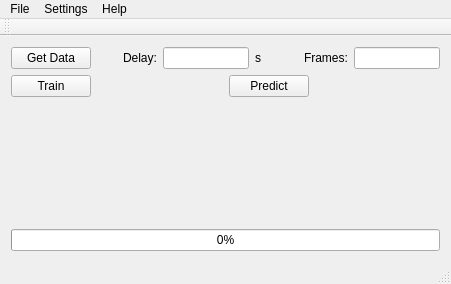
<?xml version="1.0" encoding="UTF-8"?>
<ui version="4.0">
 <class>MainWindow</class>
 <widget class="QMainWindow" name="MainWindow">
  <property name="geometry">
   <rect>
    <x>0</x>
    <y>0</y>
    <width>451</width>
    <height>284</height>
   </rect>
  </property>
  <property name="windowTitle">
   <string>HAR_APP v1.0</string>
  </property>
  <widget class="QWidget" name="centralWidget">
   <layout class="QVBoxLayout" name="verticalLayout">
    <item>
     <layout class="QHBoxLayout" name="horizontalLayout_4">
      <item>
       <widget class="QPushButton" name="getDataButton">
        <property name="text">
         <string>Get Data</string>
        </property>
       </widget>
      </item>
      <item>
       <spacer name="horizontalSpacer">
        <property name="orientation">
         <enum>Qt::Horizontal</enum>
        </property>
        <property name="sizeHint" stdset="0">
         <size>
          <width>48</width>
          <height>20</height>
         </size>
        </property>
       </spacer>
      </item>
      <item>
       <layout class="QHBoxLayout" name="horizontalLayout_2">
        <item>
         <widget class="QLabel" name="labelDelay">
          <property name="text">
           <string>Delay:</string>
          </property>
         </widget>
        </item>
        <item>
         <widget class="QLineEdit" name="delayTimeEdit"/>
        </item>
        <item>
         <widget class="QLabel" name="labelSecond">
          <property name="text">
           <string>s</string>
          </property>
         </widget>
        </item>
       </layout>
      </item>
      <item>
       <spacer name="horizontalSpacer_2">
        <property name="orientation">
         <enum>Qt::Horizontal</enum>
        </property>
        <property name="sizeHint" stdset="0">
         <size>
          <width>58</width>
          <height>20</height>
         </size>
        </property>
       </spacer>
      </item>
      <item>
       <layout class="QHBoxLayout" name="horizontalLayout_3">
        <item>
         <widget class="QLabel" name="labelFrames">
          <property name="text">
           <string>Frames:</string>
          </property>
         </widget>
        </item>
        <item>
         <widget class="QLineEdit" name="framesEdit"/>
        </item>
       </layout>
      </item>
     </layout>
    </item>
    <item>
     <layout class="QHBoxLayout" name="horizontalLayout_5">
      <item>
       <widget class="QPushButton" name="trainButton">
        <property name="text">
         <string>Train</string>
        </property>
       </widget>
      </item>
      <item>
       <spacer name="horizontalSpacer_3">
        <property name="orientation">
         <enum>Qt::Horizontal</enum>
        </property>
        <property name="sizeHint" stdset="0">
         <size>
          <width>40</width>
          <height>20</height>
         </size>
        </property>
       </spacer>
      </item>
      <item>
       <widget class="QPushButton" name="predictButton">
        <property name="text">
         <string>Predict</string>
        </property>
       </widget>
      </item>
      <item>
       <spacer name="horizontalSpacer_4">
        <property name="orientation">
         <enum>Qt::Horizontal</enum>
        </property>
        <property name="sizeHint" stdset="0">
         <size>
          <width>58</width>
          <height>20</height>
         </size>
        </property>
       </spacer>
      </item>
     </layout>
    </item>
    <item>
     <layout class="QHBoxLayout" name="horizontalLayout">
      <item>
       <widget class="QLabel" name="label">
        <property name="text">
         <string/>
        </property>
       </widget>
      </item>
      <item>
       <widget class="QLabel" name="labelImage">
        <property name="text">
         <string/>
        </property>
       </widget>
      </item>
     </layout>
    </item>
    <item>
     <widget class="QProgressBar" name="progressBar">
      <property name="value">
       <number>0</number>
      </property>
     </widget>
    </item>
   </layout>
  </widget>
  <widget class="QMenuBar" name="menuBar">
   <property name="geometry">
    <rect>
     <x>0</x>
     <y>0</y>
     <width>451</width>
     <height>26</height>
    </rect>
   </property>
   <widget class="QMenu" name="menuSettings">
    <property name="title">
     <string>Settings</string>
    </property>
    <addaction name="actionParameters"/>
   </widget>
   <widget class="QMenu" name="menuHelp">
    <property name="title">
     <string>Help</string>
    </property>
    <addaction name="actionAbout"/>
   </widget>
   <widget class="QMenu" name="menuFile">
    <property name="title">
     <string>File</string>
    </property>
    <addaction name="actionLoad_data"/>
    <addaction name="actionExit"/>
   </widget>
   <addaction name="menuFile"/>
   <addaction name="menuSettings"/>
   <addaction name="menuHelp"/>
  </widget>
  <widget class="QToolBar" name="mainToolBar">
   <attribute name="toolBarArea">
    <enum>TopToolBarArea</enum>
   </attribute>
   <attribute name="toolBarBreak">
    <bool>false</bool>
   </attribute>
  </widget>
  <widget class="QStatusBar" name="statusBar"/>
  <action name="actionParameters">
   <property name="text">
    <string>Parameters</string>
   </property>
  </action>
  <action name="actionAbout">
   <property name="text">
    <string>About</string>
   </property>
  </action>
  <action name="actionView_Help">
   <property name="text">
    <string>View Help</string>
   </property>
  </action>
  <action name="actionExit">
   <property name="text">
    <string>exit</string>
   </property>
  </action>
  <action name="actionLoad_data">
   <property name="text">
    <string>load data</string>
   </property>
  </action>
 </widget>
 <layoutdefault spacing="6" margin="11"/>
 <resources/>
 <connections/>
</ui>
